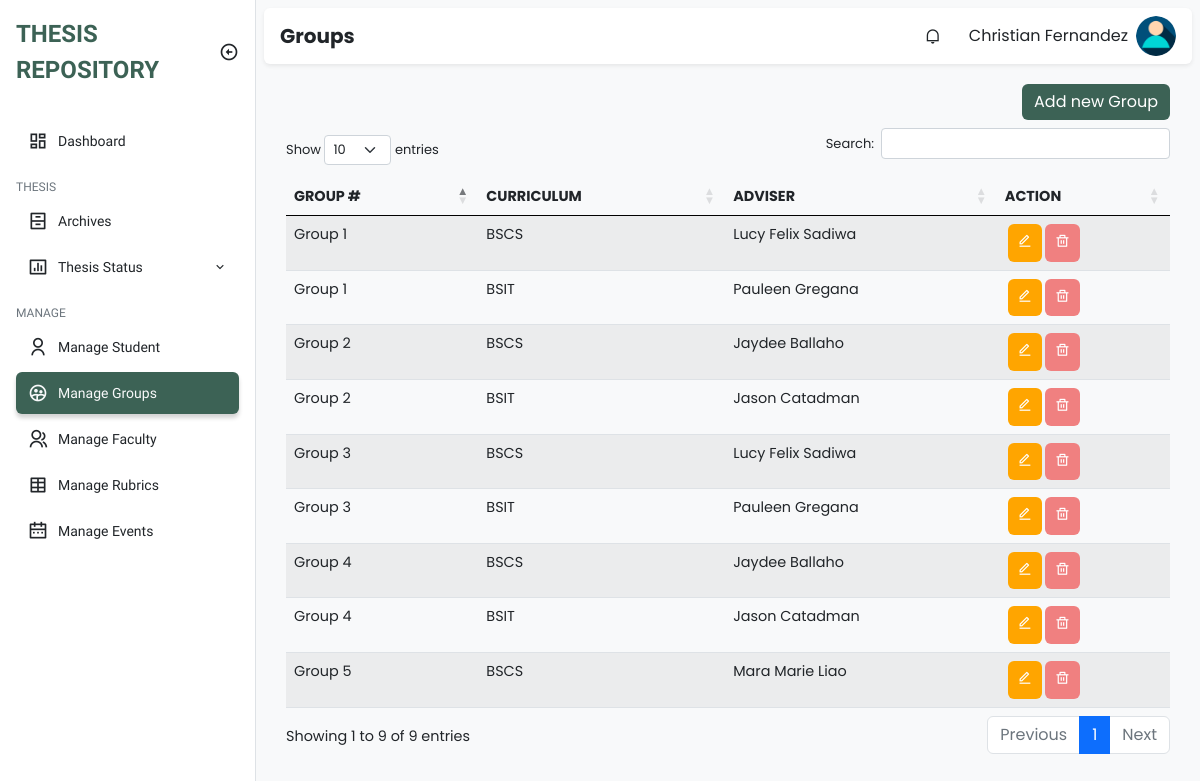
Page /admin/manage_groups.php (signed in) on the committed database.
### tables this page shows
CREATE TABLE `groups` (
  `id` int(11) NOT NULL,
  `group_number` int(11) NOT NULL,
  `curriculum` varchar(255) NOT NULL,
  `adviser_id` int(11) NOT NULL
);

CREATE TABLE `faculty` (
  `id` int(11) NOT NULL,
  `firstname` varchar(255) NOT NULL,
  `middle_name` varchar(100) NOT NULL,
  `lastname` varchar(255) NOT NULL,
  `email` varchar(100) NOT NULL,
  `username` varchar(255) NOT NULL,
  `password` varchar(100) NOT NULL,
  `department` varchar(100) NOT NULL,
  `type` varchar(100) NOT NULL,
  `created_at` timestamp NOT NULL DEFAULT current_timestamp(),
  `updated_at` timestamp NOT NULL DEFAULT current_timestamp() ON UPDATE current_timestamp()
);

### class/student.class.php (called while the page is built, shortened)
<?php
class Student{
    protected $db;
    function __construct()
    {
        $this->db = new Database();
    }
            ?>
            <?php
    function show_all_groups(){
        $sql = "SELECT * FROM groups";
        $query=$this->db->connect()->prepare($sql);
        if($query->execute()){
            $data = $query->fetchAll();
        }
        return $data;
    }
    function get_adviser($adviser_id){
        $sql = "SELECT * FROM faculty WHERE id=:adviser_id";
        $query=$this->db->connect()->prepare($sql);
        $query->bindParam(':adviser_id', $adviser_id);
        if($query->execute()){
            $data = $query->fetchAll();
        }
        return $data;
    }
}
?>

### class/database.sample.php (called while the page is built)
<?php
class Database{
    private $host = 'localhost';
    private $username = 'root';
    private $password = '';
    private $database = 'tams';
    protected $connection;
    function connect(){
        try
			{
				$this->connection = new PDO("mysql:host=$this->host;dbname=$this->database",
											$this->username, $this->password);
			}
			catch (PDOException $e)
			{
				echo "Connection error " . $e->getMessage();
			}
        return $this->connection;
    }
}
?>

### admin/manage_groups.php (the view, shortened to what this page needs)
<?php
require_once '../class/student.class.php';
?>
<!DOCTYPE html>
<html lang="en">
  <head>
    <link
      href="https://cdn.jsdelivr.net/npm/remixicon@2.5.0/fonts/remixicon.css"
      rel="stylesheet"
    />
    <link rel="stylesheet" href="https://cdn.datatables.net/1.13.1/css/dataTables.bootstrap5.min.css">
    <link rel="stylesheet" href="https://cdn.datatables.net/responsive/2.4.0/css/responsive.bootstrap.min.css">
    <link rel="stylesheet" href="../assets/css/bootstrap.min.css" />
    <link rel="stylesheet" href="../assets/css/style.css" />
  </head>
  <body>
    <div class="sidebar position-fixed top-0 bottom-0 bg-white border-end">
      <div class="d-flex align-items-center p-3">
        <a
          href="#"
          class="sidebar-logo text-uppercase fw-bold text-decoration-none text-indigo fs-4"
          >Thesis Repository</a
        >
        <i
          class="sidebar-toggle ri-arrow-left-circle-line ms-auto fs-5 d-none d-md-block"
        ></i>
      </div>
      <ul class="sidebar-menu p-3 m-0 mb-0">
        <li class="sidebar-menu-item">
          <a href="dashboard.php">
            <i class="ri-dashboard-line sidebar-menu-item-icon"></i>
            Dashboard
          </a>
        </li>
        <li class="sidebar-menu-divider mt-3 mb-1 text-uppercase">Thesis</li>
        <li class="sidebar-menu-item">
          <a href="archives.php">
            <i class="ri-archive-drawer-line sidebar-menu-item-icon"></i>
            Archives
          </a>
        </li>
        <li class="sidebar-menu-item has-dropdown">
          <a href="thesis_status.php">
              <i class="ri-bar-chart-box-line sidebar-menu-item-icon"></i>
              Thesis Status
              <i class="ri-arrow-down-s-line sidebar-menu-item-accordion ms-auto"></i>
          </a>
      </li>
        <li class="sidebar-menu-divider mt-3 mb-1 text-uppercase">Manage</li>
        <li class="sidebar-menu-item">
          <a href="manage_students.php">
            <i class="ri-user-line sidebar-menu-item-icon"></i>
            Manage Student
          </a>
        </li>
        <li class="sidebar-menu-item active">
          <a href="manage_groups.php">
            <i class="ri-group-2-line sidebar-menu-item-icon"></i>
            Manage Groups
          </a>
        </li>
        <li class="sidebar-menu-item">
          <a href="manage_faculty.php">
            <i class="ri-group-line sidebar-menu-item-icon"></i>
            Manage Faculty
          </a>
        </li>
        <li class="sidebar-menu-item">
          <a href="manage_rubrics.php">
            <i class="ri-table-2 sidebar-menu-item-icon"></i>
            Manage Rubrics
          </a>
        </li>
        <li class="sidebar-menu-item">
          <a href="manage_schedules.php">
            <i class="ri-calendar-2-line sidebar-menu-item-icon"></i>
            Manage Events
          </a>
        </li>
      </ul>
    </div>
    <main class="bg-light">
      <div class="p-2">
        <nav class="px-3 py-2 bg-white rounded shadow-sm">
          <h5 class="fw-bold mb-0 me-auto">Groups</h5>
          <div class="dropdown me-3 d-none d-sm-block">
            <div
              class="cursor-pointer dropdown-toggle navbar-link"
              data-bs-toggle="dropdown"
              aria-expanded="false"
            >
              <i class="ri-notification-line"></i>
            </div>
          </div>
          <div class="dropdown">
            <div
              class="d-flex align-items-center cursor-pointer dropdown-toggle"
              data-bs-toggle="dropdown"
              aria-expanded="false"
            >
              <span class="me-2 d-none d-sm-block"><?php echo $_SESSION['fullname'] ?></span>
              <img
                class="navbar-profile-image"
                src="../img/u-icon.png" alt="Image"
              />
            </div>
          </div>
        </nav>
        <div class="py-4">
          <div class="container padding-bottom">
                  <div class="head-cont d-flex justify-content-end pb-2">
                      <a class="btn btn-primary add-button" href="add_group.php">Add new Group</a>
                  </div>
                    <table id="example" class="table table-striped" style="width:100%">
                        <thead>
                        <tr>
                            <th>Group #</th>
                            <th>Curriculum</th>
                            <th>Adviser</th>
                            <th class="action">Action</th>
                        </tr>
                        </thead>
                        <tbody>
                                <?php
                                    require_once '../class/student.class.php';
                                    $student = new Student();
                                    foreach ($student->show_all_groups() as $value){
                                ?>
                                    <tr>
                                        <td><?php echo "Group " . $value['group_number'] ?></td>
                                        <td><?php echo $value['curriculum'] ?></td>
                                        <?php
                                        foreach ($student->get_adviser($value['adviser_id']) as $adviser){
                                        ?>
                                          <td><?php echo $adviser['firstname'] . " " . $adviser["lastname"] ?></td>
                                        <?php
                                        }
                                        ?>
                                        <td>
                                          <div class="actions">
                                            <a class="action-edit" href="edit_group.php?id=<?php echo $value['id'] ?>"><i class="ri-edit-line"></i></a>
                                            <a class="action-delete" href="delete_group.php?id=<?php echo $value['id'] ?>" onclick="return confirm('Are you sure to delete?')"><i class="ri-delete-bin-line"></i></a>
                                          </div>
                                        </td>
                                    </tr>
                                <?php
                                }
                                ?>
                        </tbody>
                    </table>
          </div>
        </div>
    </div>
    </main>
  </body>
</html>

### rows in the picture
groups: group_number "1", curriculum "BSCS"
faculty: firstname "Lucy Felix", lastname "Sadiwa"
groups: group_number "2", curriculum "BSCS"
faculty: firstname "Jaydee", lastname "Ballaho"
groups: group_number "3", curriculum "BSCS"
groups: group_number "4", curriculum "BSCS"
groups: group_number "5", curriculum "BSCS"
faculty: firstname "Mara Marie", lastname "Liao"
groups: group_number "1", curriculum "BSIT"
faculty: firstname "Pauleen", lastname "Gregana"
groups: group_number "2", curriculum "BSIT"
faculty: firstname "Jason", lastname "Catadman"
groups: group_number "3", curriculum "BSIT"
groups: group_number "4", curriculum "BSIT"

### other values in the picture
$_SESSION['fullname'] "Christian Fernandez"
